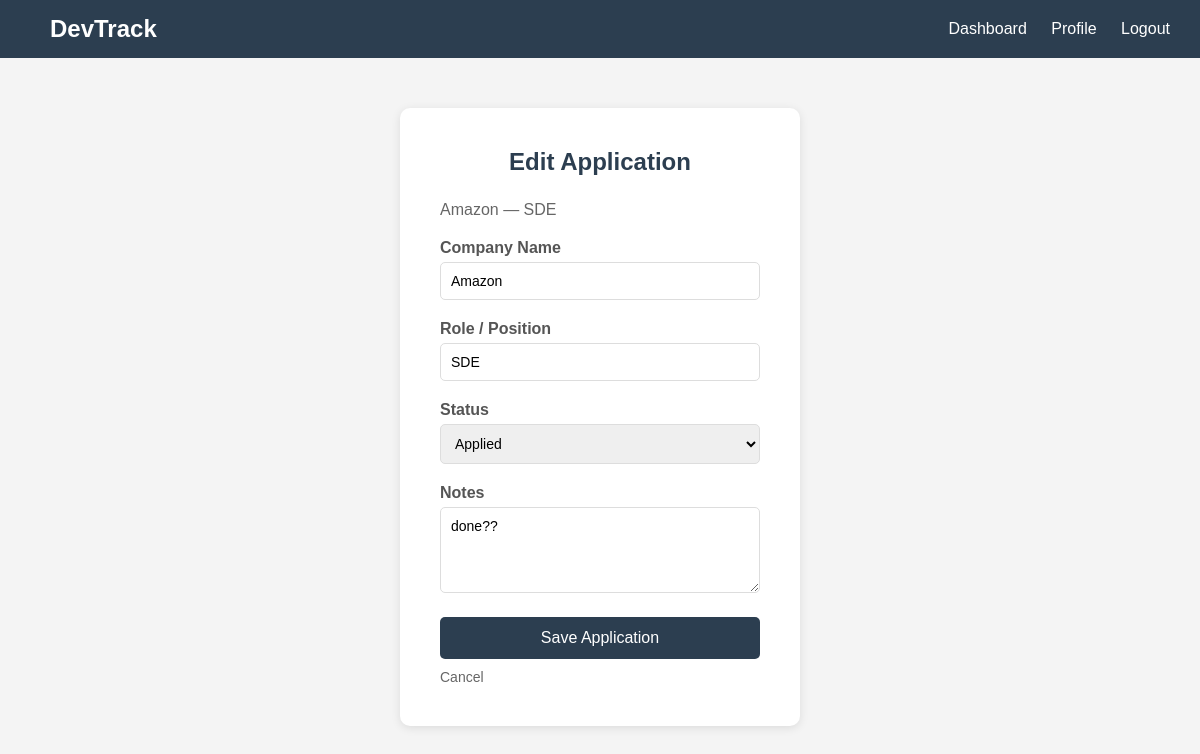
The page /application/edit/1 (signed in) on the database its author committed.
### app/models.py (models this page shows, shortened)
class Application(db.Model):
    id = db.Column(db.Integer, primary_key=True)
    company = db.Column(db.String(100), nullable=False)
    role = db.Column(db.String(100), nullable=False)
    status = db.Column(db.String(20), nullable=False, default='Applied')
    date_applied = db.Column(db.DateTime, nullable=False, default=datetime.utcnow)
    notes = db.Column(db.Text, nullable=True)
    location = db.Column(db.String(100), nullable=True)
    job_type = db.Column(db.String(20), nullable=True, default='Internship')
    salary = db.Column(db.Integer, nullable=True)
    source = db.Column(db.String(50), nullable=True)
    interview_date = db.Column(db.DateTime, nullable=True)
    response_days = db.Column(db.Integer, nullable=True)
    user_id = db.Column(db.Integer, db.ForeignKey('user.id'), nullable=False)

### app/main/routes.py (the view, shortened to what this page needs)
@main.route('/application/edit/<int:application_id>', methods=['GET', 'POST'])
@login_required
def edit_application(application_id):
    application = Application.query.get_or_404(application_id)
    if application.user_id != current_user.id:
        flash('You cannot edit the application','danger')
        return redirect(url_for('main.dashboard'))
    form  = ApplicationForm()
    if request.method == 'GET':
        form.company.data = application.company
        form.role.data = application.role
        form.status.data = application.status
        form.notes.data = application.notes
    return render_template('main/edit_application.html', title='Edit Application', form=form, application=application)

### app/main/forms.py
class ApplicationForm(FlaskForm):
    company = StringField('Company Name', validators=[
        DataRequired(),
        Length(max=100)
    ])
    role = StringField('Role / Position', validators=[
        DataRequired(),
        Length(max=100)
    ])
    status = SelectField('Status', choices=[
        ('Applied', 'Applied'),
        ('Interview', 'Interview'),
        ('Offer', 'Offer'),
        ('Rejected', 'Rejected')
    ])
    location = StringField('Location', validators=[Optional(), Length(max=100)])
    job_type = SelectField('Job Type', choices=[
        ('Internship', 'Internship'),
        ('Full-time', 'Full-time'),
        ('Part-time', 'Part-time')
    ])
    salary = IntegerField('Salary / Stipend (monthly)', validators=[Optional()])
    source = SelectField('Found on', choices=[
        ('LinkedIn', 'LinkedIn'),
        ('Internshala', 'Internshala'),
        ('Unstop', 'Unstop'),
        ('Company Website', 'Company Website'),
        ('Referral', 'Referral'),
        ('Other', 'Other')
    ])
    notes = TextAreaField('Notes', validators=[Optional(), Length(max=500)])
    submit = SubmitField('Save Application')

### app/__init__.py (called while the page is built)
@login_manager.user_loader
def load_user(user_id):
    from app.models import User
    return User.query.get(int(user_id))

### app/templates/main/edit_application.html (shortened to what this page needs)
{% extends "base.html" %}
{% block content %}
<div class="form-container">
    <h2>Edit Application</h2>
    <p style="color:#666; margin-bottom:20px;">{{ application.company }} — {{ application.role }}</p>
    <form method="POST" action="">
        <div class="form-group">
            {{ form.company.label }}
            {{ form.company(class="form-input") }}
        </div>
        <div class="form-group">
            {{ form.role.label }}
            {{ form.role(class="form-input") }}
        </div>
        <div class="form-group">
            {{ form.status.label }}
            {{ form.status(class="form-input") }}
        </div>
        <div class="form-group">
            {{ form.notes.label }}
            {{ form.notes(class="form-input", rows=4) }}
        </div>
        {{ form.submit(class="btn") }}
        <a href="{{ url_for('main.dashboard') }}" class="btn-cancel">Cancel</a>
    </form>
</div>
{% endblock %}

### app/static/style.css (style rules this page uses)
* { margin: 0; padding: 0; box-sizing: border-box; font-family: Arial, sans-serif; }
body { background-color: #f4f4f4; color: #333; }
.form-container { max-width: 400px; margin: 50px auto; background: white; padding: 40px; border-radius: 10px; box-shadow: 0 2px 10px rgba(0,0,0,0.1); }
.form-container h2 { text-align: center; margin-bottom: 25px; color: #2c3e50; }
.form-group { margin-bottom: 20px; }
.form-group label { display: block; margin-bottom: 5px; font-weight: bold; color: #555; }
.form-input { width: 100%; padding: 10px; border: 1px solid #ddd; border-radius: 5px; font-size: 14px; }
.btn { width: 100%; padding: 12px; background-color: #2c3e50; color: white; border: none; border-radius: 5px; font-size: 16px; cursor: pointer; }
.btn { display: inline-block; padding: 12px 25px; background-color: #2c3e50; color: white; border: none; border-radius: 5px; font-size: 16px; cursor: pointer; text-decoration: none; }
.btn-cancel { display: inline-block; margin-top: 10px; color: #666; text-decoration: none; font-size: 14px; }

### rows shown on the page
Application: company "Amazon", role "SDE", status "Applied", notes "done??"
